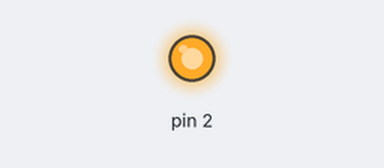
Recording of a sketch running on a simulated Arduino Uno, built with avr-gcc and run on an emulated ATmega328P. Parts: output pins drawn as LEDs (lit = HIGH).

Above: at 0.2 s.
At 5.5 s:
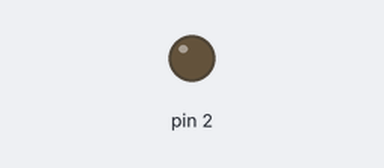
Timing chart, 0 to 8.1 s (numbered marks = the images above):
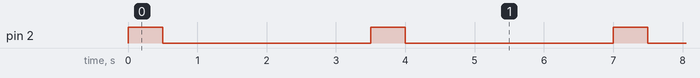

The sketch:

chrimson_Stim_short.ino
```cpp
/*
  ChR_Stim

  Script to drive an LED for optogenetic stimulation.

  Turns on an LED for 0.5 seconds, then off for 3 seconds. Total of 10 cycles.

  modified 21 February 2015
  by Josh Titlow
 */


// the setup function runs once when you press reset or power the board
void setup() {
  // initialize digital pin 2 as an output.
  pinMode(2, OUTPUT);
}

// the loop function runs over and over again forever
void loop() {
  digitalWrite(2, HIGH);   // LED on (HIGH = ON)
  delay(500);              // 0.5s
  digitalWrite(2, LOW);    // LED off (LOW voltage = OFF)
  delay(3000);              // wait 3s
digitalWrite(2, HIGH);
  delay(500);
  digitalWrite(2, LOW);
  delay(3000);
digitalWrite(2, HIGH);
  delay(500);
  digitalWrite(2, LOW);
  delay(3000);
 digitalWrite(2, HIGH);
  delay(500);
  digitalWrite(2, LOW);
  delay(3000);
digitalWrite(2, HIGH);
  delay(500);
  digitalWrite(2, LOW);
  delay(3000);
 digitalWrite(2, HIGH);
  delay(500);
  digitalWrite(2, LOW);
  delay(3000);
digitalWrite(2, HIGH);
  delay(500);
  digitalWrite(2, LOW);
  delay(3000);
 digitalWrite(2, HIGH);
  delay(500);
  digitalWrite(2, LOW);
  delay(3000);
digitalWrite(2, HIGH);
  delay(500);
  digitalWrite(2, LOW);
  delay(3000);
digitalWrite(2, HIGH);
  delay(500);
  digitalWrite(2, LOW);
  delay(3000);
digitalWrite(2, HIGH);
  delay(500);
  digitalWrite(2, LOW);
  delay(9003000);

}
```

Measured:
- by itself, pin 2: alternates HIGH for 0.50 s and LOW for 3.0 s, 22 changes in all, then stays LOW
